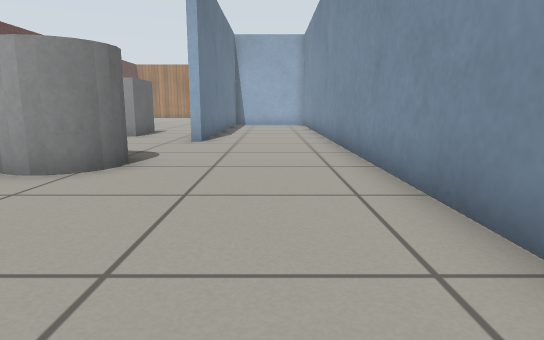
[1] (above)

22 first-person views from a walk through a robot-simulator world made for Gazebo. The camera is 0.5 m above the floor, tilts 10° down and sees 75° across. The floor is counted in squares, 0.5 m on a side. Each view is taken from the middle of a square. On the plan, view 1 faces up. The plan holds only what a view shows up to about 13 squares ahead; the rest is blank. The place goes on beyond the plan. Simple patterns stand in for the simulator's built-in surfaces.

[2]
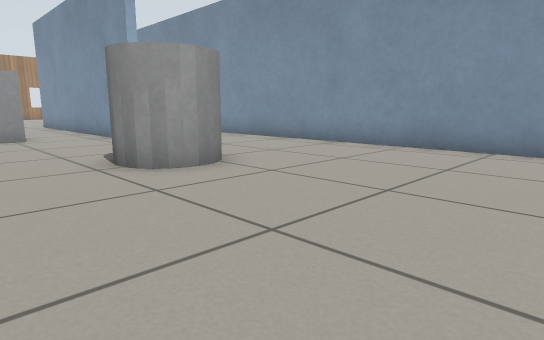

[3]
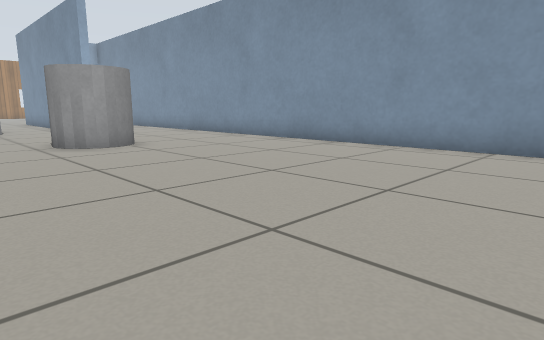

[4]
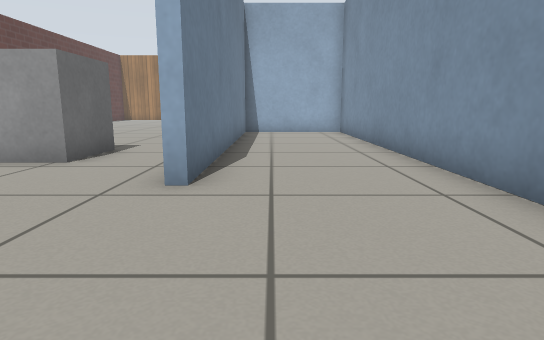

[5]
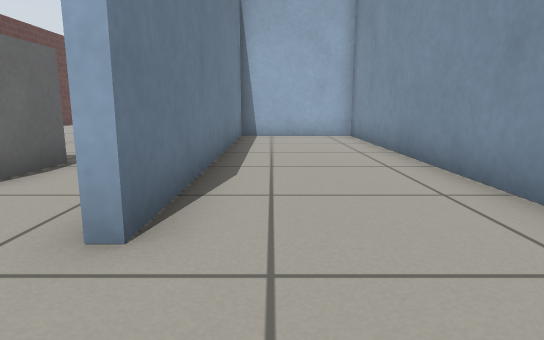

[6]
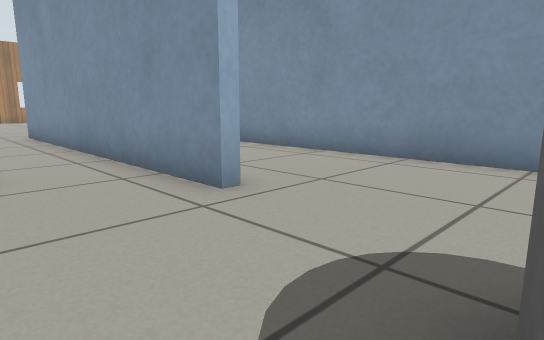

[7]
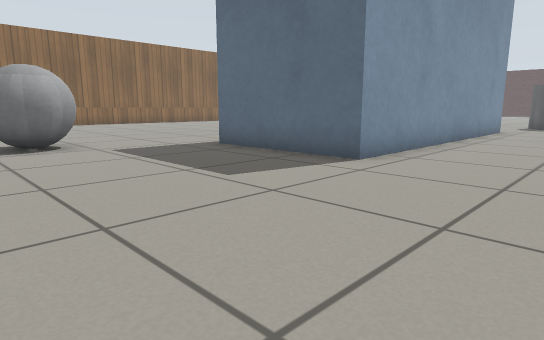

[8]
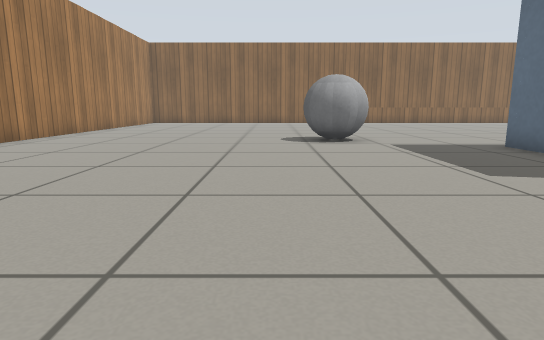

[9]
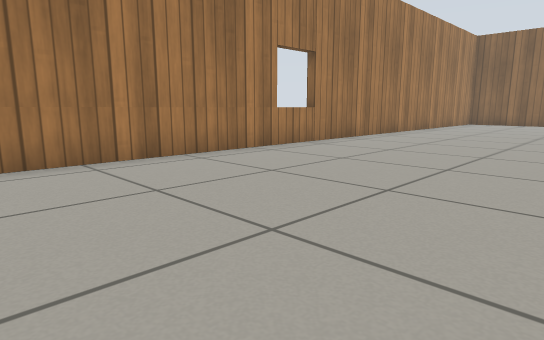

[10]
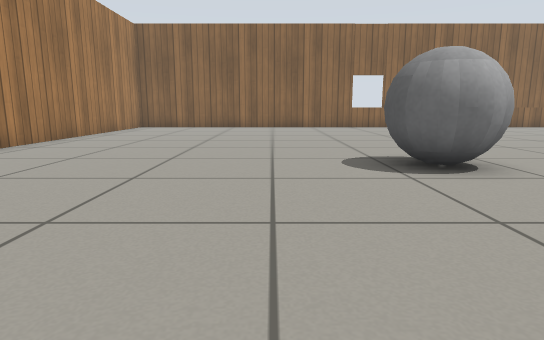

[11]
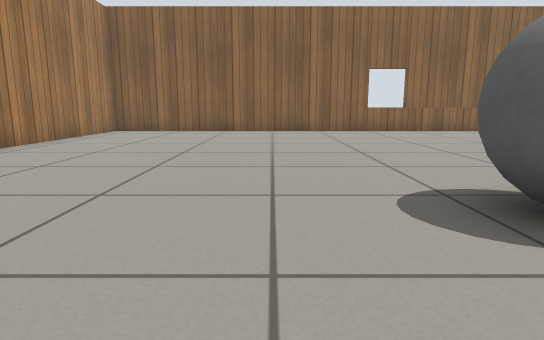

[12]
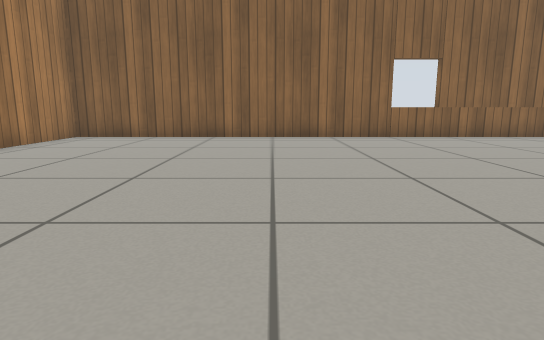

[13]
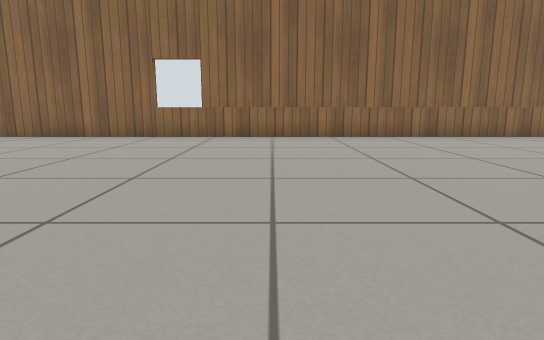

[14]
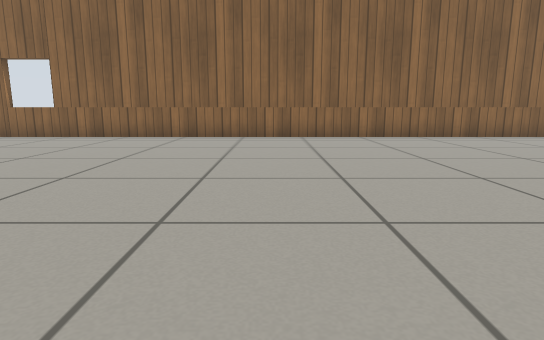

[15]
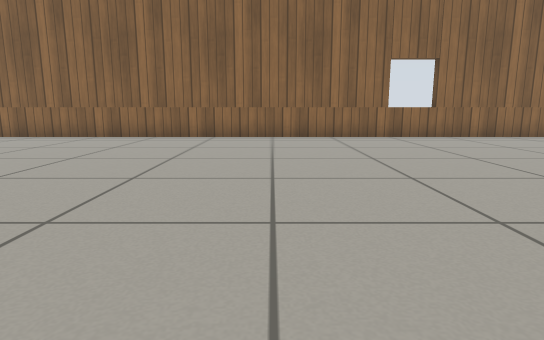

[16]
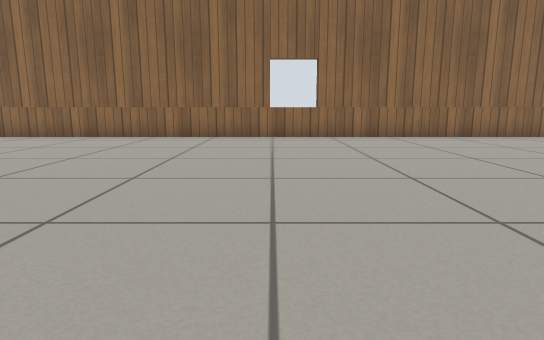

[17]
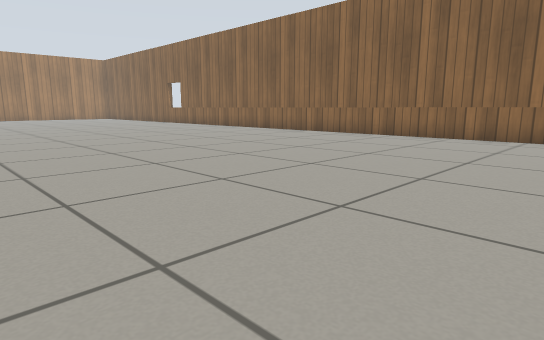

[18]
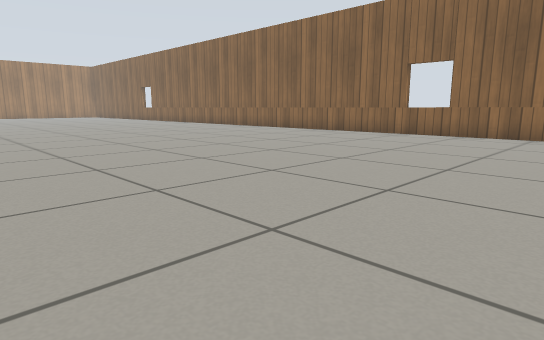

[19]
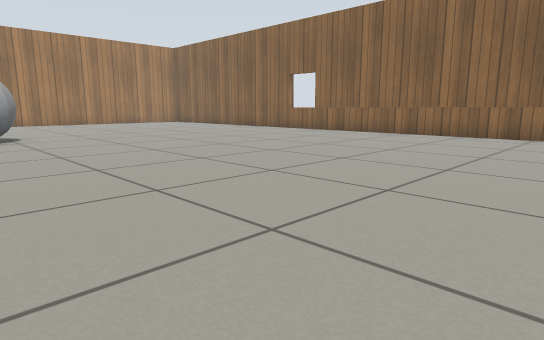

[20]
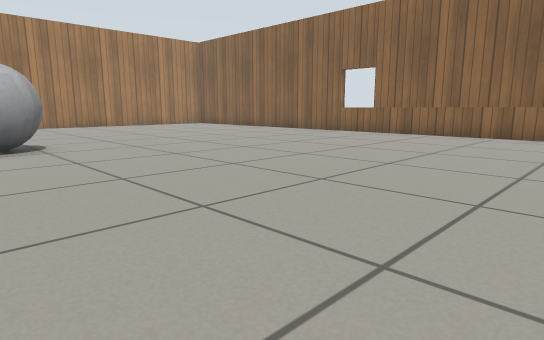

[21]
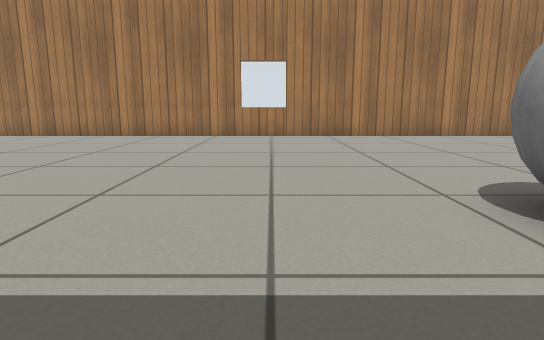

[22]
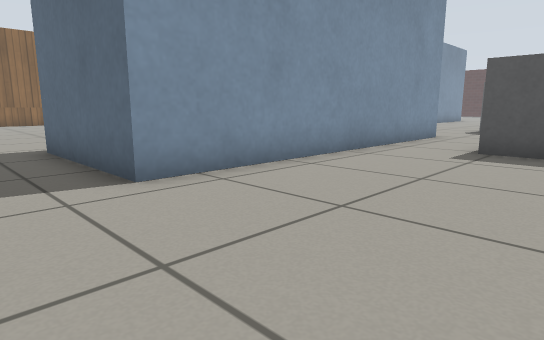

### Floor plan
Points are (right, up) in squares from view 1. A wall is a line through its corners. A room is listed if a view was taken in it or the views show most of it. See-through windows are left out.
Room 1 (views 1, 2, 3, 4, 5, 6)
walls: (1.8, -2.9) (1.8, 20.7) (-2.1, 20.7) (-2.1, 10.5) (-2.4, 10.5)
ways out: opening at (-5, 10.2) to room 2
objects: grey cylinder (-5, 5) to (-3, 7)
Room 2 (views 7, 8, 9, 10, 11, 12, 13, 14, 15, 16, 17, 18, 19, 20, 21, 22)
walls: (-2.4, 10.5) (-2.4, 21) (2.1, 21); (16.2, -4.5) (16.2, 34.7) (-7.5, 34.7)
ways out: opening at (-5, 10.2) to room 1
objects: other object (-6, 12) to (-5, 14); other object (3, 24) to (5, 26)

Where each view was taken, in squares from view 1:
view 1: 0 up, 0 right, facing up
view 2: 0 up, 7 left, facing up-right
view 3: 4 down, 7 left, facing up-right
view 4: 6 up, 1 left, facing up
view 5: 8 up, 1 left, facing up
view 6: 7 up, 5 left, facing up-right
view 7: 27 up, 6 left, facing down-right
view 8: 27 up, 7 left, facing right
view 9: 28 up, 7 left, facing up-right
view 10: 28 up, 2 left, facing right
view 11: 28 up, 1 right, facing right
view 12: 28 up, 4 right, facing right
view 13: 20 up, 4 right, facing right
view 14: 15 up, 4 right, facing right
view 15: 6 up, 4 right, facing right
view 16: 2 up, 4 right, facing right
view 17: 2 up, 4 right, facing up-right
view 18: 4 down, 3 right, facing up-right
view 19: 12 up, 3 right, facing up-right
view 20: 15 up, 3 right, facing up-right
view 21: 22 up, 1 right, facing up
view 22: 23 up, 7 left, facing down-right
